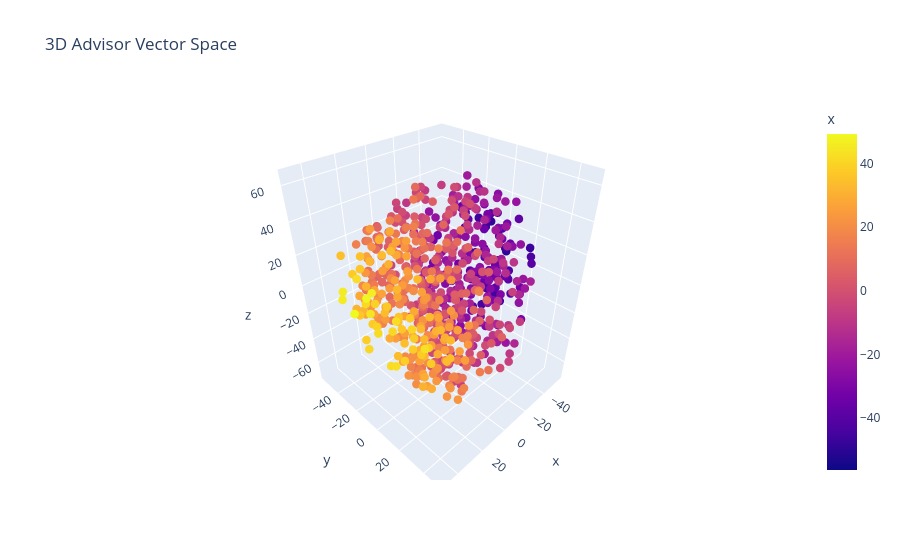

Write notebook code for a chart like this one.
### Code cell
# Cell 5: Interactive 3D GUI
import plotly.io as pio
fig = px.scatter_3d(
    df, x='x', y='y', z='z',
    color='x', # Colors based on position
    hover_data=['advisor_id', 'summary'],
    title="3D Advisor Vector Space"
)

fig.update_traces(marker=dict(size=5))
pio.renderers.default = "vscode"
fig.show()

### Figure 1 — Plotly figure (JSON) as saved in the notebook; plotly's stock layout.template omitted (floating-point values rounded to 4 significant figures; data arrays with more than 128 entries replaced by an {"elided": "..."} marker saying what was removed)
{"data": [{"customdata": {"elided": "701x2 str values"}, "hovertemplate": "x=%{marker.color}<br>y=%{y}<br>z=%{z}<br>advisor_id=%{customdata[0]}<br>summary=%{customdata[1]}<extra></extra>", "legendgroup": "", "marker": {"color": {"elided": "701 float values"}, "coloraxis": "coloraxis", "size": 5, "symbol": "circle"}, "mode": "markers", "name": "", "scene": "scene", "showlegend": false, "type": "scatter3d", "x": {"elided": "701 float values"}, "y": {"elided": "701 float values"}, "z": {"elided": "701 float values"}}], "layout": {"coloraxis": {"colorbar": {"title": {"text": "x"}}, "colorscale": [[0, "#0d0887"], [0.1111, "#46039f"], [0.2222, "#7201a8"], [0.3333, "#9c179e"], [0.4444, "#bd3786"], [0.5556, "#d8576b"], [0.6667, "#ed7953"], [0.7778, "#fb9f3a"], [0.8889, "#fdca26"], [1, "#f0f921"]]}, "legend": {"tracegroupgap": 0}, "scene": {"domain": {"x": [0, 1], "y": [0, 1]}, "xaxis": {"title": {"text": "x"}}, "yaxis": {"title": {"text": "y"}}, "zaxis": {"title": {"text": "z"}}}, "title": {"text": "3D Advisor Vector Space"}}}
